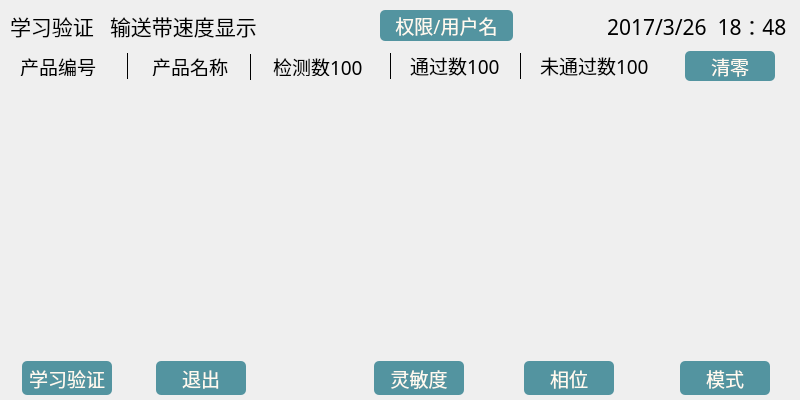
<?xml version="1.0" encoding="UTF-8"?>
<ui version="4.0">
 <class>varify</class>
 <widget class="QWidget" name="varify">
  <property name="geometry">
   <rect>
    <x>0</x>
    <y>0</y>
    <width>800</width>
    <height>400</height>
   </rect>
  </property>
  <property name="windowTitle">
   <string>Form</string>
  </property>
  <widget class="QPushButton" name="Jur_And_User">
   <property name="geometry">
    <rect>
     <x>380</x>
     <y>10</y>
     <width>133</width>
     <height>31</height>
    </rect>
   </property>
   <property name="font">
    <font>
     <family>幼圆</family>
     <pointsize>14</pointsize>
    </font>
   </property>
   <property name="styleSheet">
    <string notr="true">background-color: rgb(83, 148, 160);
color: rgb(255, 250, 240);
border-radius:5px;</string>
   </property>
   <property name="text">
    <string>权限/用户名</string>
   </property>
  </widget>
  <widget class="QLabel" name="ProNum">
   <property name="geometry">
    <rect>
     <x>20</x>
     <y>56</y>
     <width>81</width>
     <height>20</height>
    </rect>
   </property>
   <property name="font">
    <font>
     <family>幼圆</family>
     <pointsize>14</pointsize>
    </font>
   </property>
   <property name="text">
    <string>产品编号</string>
   </property>
  </widget>
  <widget class="QLabel" name="ProName">
   <property name="geometry">
    <rect>
     <x>152</x>
     <y>56</y>
     <width>81</width>
     <height>20</height>
    </rect>
   </property>
   <property name="font">
    <font>
     <family>幼圆</family>
     <pointsize>14</pointsize>
    </font>
   </property>
   <property name="text">
    <string>产品名称</string>
   </property>
  </widget>
  <widget class="QLabel" name="TestNum">
   <property name="geometry">
    <rect>
     <x>273</x>
     <y>56</y>
     <width>91</width>
     <height>20</height>
    </rect>
   </property>
   <property name="font">
    <font>
     <family>幼圆</family>
     <pointsize>14</pointsize>
    </font>
   </property>
   <property name="text">
    <string>检测数100</string>
   </property>
  </widget>
  <widget class="QLabel" name="PassNum">
   <property name="geometry">
    <rect>
     <x>410</x>
     <y>55</y>
     <width>91</width>
     <height>21</height>
    </rect>
   </property>
   <property name="font">
    <font>
     <family>幼圆</family>
     <pointsize>14</pointsize>
    </font>
   </property>
   <property name="text">
    <string>通过数100</string>
   </property>
  </widget>
  <widget class="QPushButton" name="SetZero">
   <property name="geometry">
    <rect>
     <x>685</x>
     <y>51</y>
     <width>90</width>
     <height>30</height>
    </rect>
   </property>
   <property name="font">
    <font>
     <family>幼圆</family>
     <pointsize>14</pointsize>
    </font>
   </property>
   <property name="styleSheet">
    <string notr="true">background-color: rgb(83, 148, 160);
color: rgb(255, 250, 240);
border-radius:5px;</string>
   </property>
   <property name="text">
    <string>清零</string>
   </property>
  </widget>
  <widget class="QPushButton" name="VarfityButton">
   <property name="geometry">
    <rect>
     <x>22</x>
     <y>361</y>
     <width>90</width>
     <height>34</height>
    </rect>
   </property>
   <property name="font">
    <font>
     <family>幼圆</family>
     <pointsize>14</pointsize>
    </font>
   </property>
   <property name="styleSheet">
    <string notr="true">background-color: rgb(83, 148, 160);
color: rgb(255, 250, 240);
border-radius:5px;</string>
   </property>
   <property name="text">
    <string>学习验证</string>
   </property>
  </widget>
  <widget class="QPushButton" name="DropOut">
   <property name="geometry">
    <rect>
     <x>156</x>
     <y>361</y>
     <width>90</width>
     <height>34</height>
    </rect>
   </property>
   <property name="font">
    <font>
     <family>幼圆</family>
     <pointsize>14</pointsize>
    </font>
   </property>
   <property name="styleSheet">
    <string notr="true">background-color: rgb(83, 148, 160);
color: rgb(255, 250, 240);
border-radius:5px;</string>
   </property>
   <property name="text">
    <string>退出</string>
   </property>
  </widget>
  <widget class="QPushButton" name="Sensitivity">
   <property name="geometry">
    <rect>
     <x>374</x>
     <y>361</y>
     <width>90</width>
     <height>34</height>
    </rect>
   </property>
   <property name="font">
    <font>
     <family>幼圆</family>
     <pointsize>14</pointsize>
    </font>
   </property>
   <property name="styleSheet">
    <string notr="true">background-color: rgb(83, 148, 160);
color: rgb(255, 250, 240);
border-radius:5px;</string>
   </property>
   <property name="text">
    <string>灵敏度</string>
   </property>
  </widget>
  <widget class="QPushButton" name="Phase">
   <property name="geometry">
    <rect>
     <x>524</x>
     <y>361</y>
     <width>90</width>
     <height>34</height>
    </rect>
   </property>
   <property name="font">
    <font>
     <family>幼圆</family>
     <pointsize>14</pointsize>
    </font>
   </property>
   <property name="styleSheet">
    <string notr="true">background-color: rgb(83, 148, 160);
color: rgb(255, 250, 240);
border-radius:5px;</string>
   </property>
   <property name="text">
    <string>相位</string>
   </property>
  </widget>
  <widget class="QPushButton" name="ModelBtn">
   <property name="geometry">
    <rect>
     <x>680</x>
     <y>361</y>
     <width>90</width>
     <height>34</height>
    </rect>
   </property>
   <property name="font">
    <font>
     <family>幼圆</family>
     <pointsize>14</pointsize>
    </font>
   </property>
   <property name="styleSheet">
    <string notr="true">background-color: rgb(83, 148, 160);
color: rgb(255, 250, 240);
border-radius:5px;</string>
   </property>
   <property name="text">
    <string>模式</string>
   </property>
  </widget>
  <widget class="QLabel" name="LearnVarify">
   <property name="geometry">
    <rect>
     <x>10</x>
     <y>10</y>
     <width>91</width>
     <height>31</height>
    </rect>
   </property>
   <property name="font">
    <font>
     <family>微软雅黑</family>
     <pointsize>16</pointsize>
    </font>
   </property>
   <property name="text">
    <string>学习验证</string>
   </property>
  </widget>
  <widget class="QLabel" name="SpeedDisLabel">
   <property name="geometry">
    <rect>
     <x>110</x>
     <y>10</y>
     <width>151</width>
     <height>31</height>
    </rect>
   </property>
   <property name="font">
    <font>
     <family>微软雅黑</family>
     <pointsize>16</pointsize>
    </font>
   </property>
   <property name="text">
    <string>输送带速度显示</string>
   </property>
  </widget>
  <widget class="QLabel" name="DateTime">
   <property name="geometry">
    <rect>
     <x>607</x>
     <y>10</y>
     <width>191</width>
     <height>31</height>
    </rect>
   </property>
   <property name="font">
    <font>
     <family>微软雅黑</family>
     <pointsize>16</pointsize>
    </font>
   </property>
   <property name="text">
    <string>2017/3/26  18：48</string>
   </property>
  </widget>
  <widget class="QLabel" name="NoPassNum">
   <property name="geometry">
    <rect>
     <x>540</x>
     <y>55</y>
     <width>111</width>
     <height>21</height>
    </rect>
   </property>
   <property name="font">
    <font>
     <family>幼圆</family>
     <pointsize>14</pointsize>
    </font>
   </property>
   <property name="text">
    <string>未通过数100</string>
   </property>
  </widget>
  <widget class="QWidget" name="widget" native="true">
   <property name="geometry">
    <rect>
     <x>10</x>
     <y>90</y>
     <width>781</width>
     <height>261</height>
    </rect>
   </property>
  </widget>
  <widget class="QLabel" name="label">
   <property name="geometry">
    <rect>
     <x>127</x>
     <y>53</y>
     <width>1</width>
     <height>26</height>
    </rect>
   </property>
   <property name="styleSheet">
    <string notr="true">border:1px solid #000;</string>
   </property>
   <property name="text">
    <string/>
   </property>
  </widget>
  <widget class="QLabel" name="label_2">
   <property name="geometry">
    <rect>
     <x>520</x>
     <y>53</y>
     <width>1</width>
     <height>26</height>
    </rect>
   </property>
   <property name="styleSheet">
    <string notr="true">border:1px solid #000;</string>
   </property>
   <property name="text">
    <string/>
   </property>
  </widget>
  <widget class="QLabel" name="label_3">
   <property name="geometry">
    <rect>
     <x>390</x>
     <y>53</y>
     <width>1</width>
     <height>26</height>
    </rect>
   </property>
   <property name="styleSheet">
    <string notr="true">border:1px solid #000;</string>
   </property>
   <property name="text">
    <string/>
   </property>
  </widget>
  <widget class="QLabel" name="label_4">
   <property name="geometry">
    <rect>
     <x>250</x>
     <y>54</y>
     <width>1</width>
     <height>26</height>
    </rect>
   </property>
   <property name="styleSheet">
    <string notr="true">border:1px solid #000;</string>
   </property>
   <property name="text">
    <string/>
   </property>
  </widget>
 </widget>
 <resources/>
 <connections/>
</ui>
